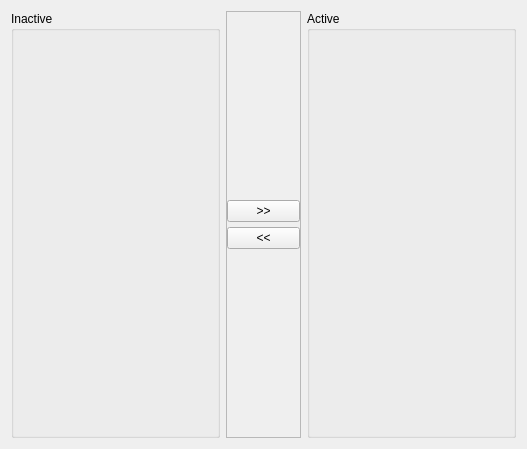
<?xml version="1.0" encoding="UTF-8"?>
<ui version="4.0">
 <class>DoubleListSelector</class>
 <widget class="QWidget" name="DoubleListSelector">
  <property name="geometry">
   <rect>
    <x>0</x>
    <y>0</y>
    <width>527</width>
    <height>449</height>
   </rect>
  </property>
  <property name="windowTitle">
   <string>Form</string>
  </property>
  <layout class="QHBoxLayout" name="horizontalLayout">
   <item>
    <widget class="QGroupBox" name="inactiveGroupBox">
     <property name="sizePolicy">
      <sizepolicy hsizetype="Expanding" vsizetype="Preferred">
       <horstretch>0</horstretch>
       <verstretch>0</verstretch>
      </sizepolicy>
     </property>
     <property name="title">
      <string>Inactive</string>
     </property>
     <layout class="QVBoxLayout" name="verticalLayout">
      <item>
       <widget class="Driller::FilteredListView" name="inactiveList" native="true"/>
      </item>
     </layout>
    </widget>
   </item>
   <item>
    <widget class="QFrame" name="frame">
     <property name="minimumSize">
      <size>
       <width>50</width>
       <height>0</height>
      </size>
     </property>
     <property name="maximumSize">
      <size>
       <width>75</width>
       <height>16777215</height>
      </size>
     </property>
     <property name="frameShape">
      <enum>QFrame::StyledPanel</enum>
     </property>
     <property name="frameShadow">
      <enum>QFrame::Raised</enum>
     </property>
     <layout class="QVBoxLayout" name="verticalLayout_3">
      <property name="spacing">
       <number>5</number>
      </property>
      <property name="leftMargin">
       <number>0</number>
      </property>
      <property name="topMargin">
       <number>0</number>
      </property>
      <property name="rightMargin">
       <number>0</number>
      </property>
      <property name="bottomMargin">
       <number>0</number>
      </property>
      <item>
       <spacer name="verticalSpacer">
        <property name="orientation">
         <enum>Qt::Vertical</enum>
        </property>
        <property name="sizeHint" stdset="0">
         <size>
          <width>50</width>
          <height>40</height>
         </size>
        </property>
       </spacer>
      </item>
      <item>
       <widget class="QPushButton" name="activateButton">
        <property name="sizePolicy">
         <sizepolicy hsizetype="Minimum" vsizetype="Fixed">
          <horstretch>0</horstretch>
          <verstretch>0</verstretch>
         </sizepolicy>
        </property>
        <property name="minimumSize">
         <size>
          <width>0</width>
          <height>0</height>
         </size>
        </property>
        <property name="text">
         <string>&gt;&gt;</string>
        </property>
        <property name="flat">
         <bool>false</bool>
        </property>
       </widget>
      </item>
      <item>
       <widget class="QPushButton" name="deactivateButton">
        <property name="sizePolicy">
         <sizepolicy hsizetype="Minimum" vsizetype="Fixed">
          <horstretch>0</horstretch>
          <verstretch>0</verstretch>
         </sizepolicy>
        </property>
        <property name="minimumSize">
         <size>
          <width>0</width>
          <height>0</height>
         </size>
        </property>
        <property name="text">
         <string>&lt;&lt;</string>
        </property>
        <property name="flat">
         <bool>false</bool>
        </property>
       </widget>
      </item>
      <item>
       <spacer name="verticalSpacer_2">
        <property name="orientation">
         <enum>Qt::Vertical</enum>
        </property>
        <property name="sizeHint" stdset="0">
         <size>
          <width>50</width>
          <height>40</height>
         </size>
        </property>
       </spacer>
      </item>
     </layout>
    </widget>
   </item>
   <item>
    <widget class="QGroupBox" name="activeGroupBox">
     <property name="sizePolicy">
      <sizepolicy hsizetype="Expanding" vsizetype="Preferred">
       <horstretch>0</horstretch>
       <verstretch>0</verstretch>
      </sizepolicy>
     </property>
     <property name="title">
      <string>Active</string>
     </property>
     <layout class="QVBoxLayout" name="verticalLayout_2">
      <item>
       <widget class="Driller::FilteredListView" name="activeList" native="true"/>
      </item>
     </layout>
    </widget>
   </item>
  </layout>
 </widget>
 <customwidgets>
  <customwidget>
   <class>Driller::FilteredListView</class>
   <extends>QWidget</extends>
   <header>Woodpecker/Driller/filteredlistview.hxx</header>
   <container>1</container>
  </customwidget>
 </customwidgets>
 <resources/>
 <connections/>
</ui>
